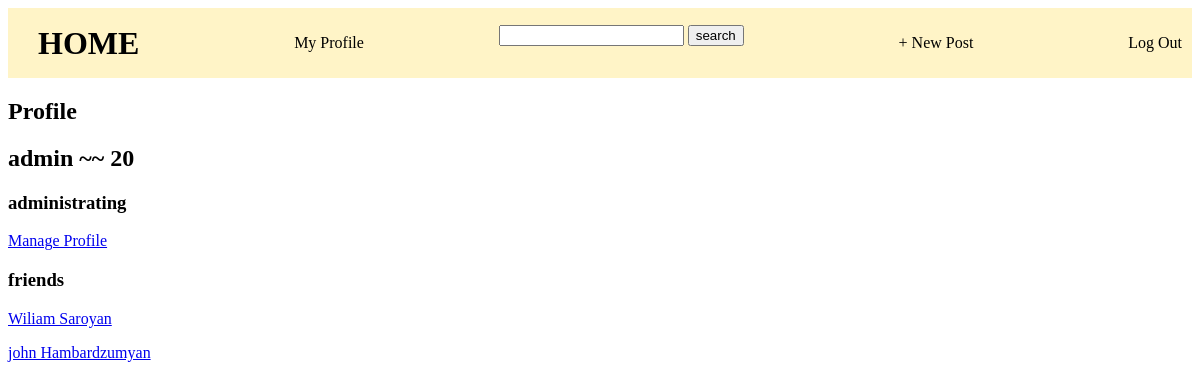
Page /accounts/detail/2/ (signed in) on the committed database.
### accounts/models.py (models this page shows, shortened)
class Profile(models.Model):
    user = models.OneToOneField('auth.user',related_name="profile_user",on_delete=models.CASCADE)
    category = models.CharField(max_length=150)
    user_name = models.CharField(max_length=150)
    last_name = models.CharField(max_length=150)
    birth_date = models.DateField()
    def get_age(self):
        today = date.today()
        age = today.year - self.birth_date.year
        if today.month < self.birth_date.month or today.month == self.birth_date.month and today.day < self.birth_date.day:
            age -= 1
        return age
    def __str__(self):
        return f"{self.user_name} {self.last_name}"
    def get_friends(self):
        friendship1 = Friendship.objects.filter(user1 = self)
        friendship2 = Friendship.objects.filter(user2 = self)
        friends_list = []
        for friend in friendship1:
            friends_list.append(friend.user2)
        for friend in friendship2:
            friends_list.append(friend.user1)
        return friends_list

### accounts/views.py (the view)
# urls.py: path('detail/<int:pk>/',ProfileDetailView.as_view(),name='profile_detail'),
class ProfileDetailView(DetailView):
    model = Profile
    template_name = 'profile_detail.html'

### templates/profile_detail.html (shortened to what this page needs)
{% extends 'base.html' %}
{% block content %}
<h2>Profile</h2>
<h2>{{profile.user_name}} ~~ {{profile.get_age}} </h2>
<h3>{{profile.category}}</h3>
{% if profile.pk == user.profile_user.pk %}
    <a href="{% url 'profile_update' profile.pk %}">Manage Profile</a>
    <h3>friends</h3>
    {% for friend in profile.get_friends %}
      <p> <a href="{% url 'profile_detail' friend.pk %}">{{friend}}</a></p>
    {% endfor %}
{% endif %}
{% endblock content %}

### static/css/base.css (style rules this page uses)
body { background-color: rgb(255, 255, 255); }

### rows in the picture
Profile: user_name "admin", get_age "20", category "administrating"
Profile: user_name+last_name "Wiliam Saroyan"
Profile: user_name+last_name "john Hambardzumyan"
